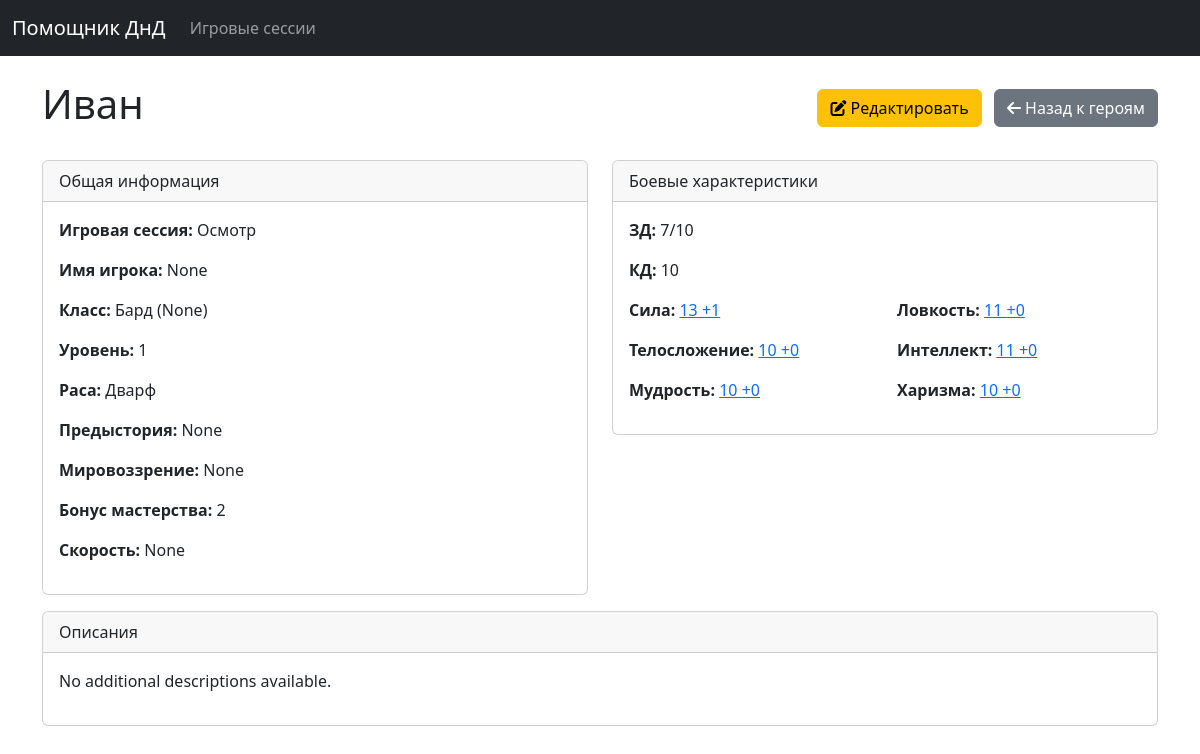
/heroes/1/, run on an earlier commit of the app's database.
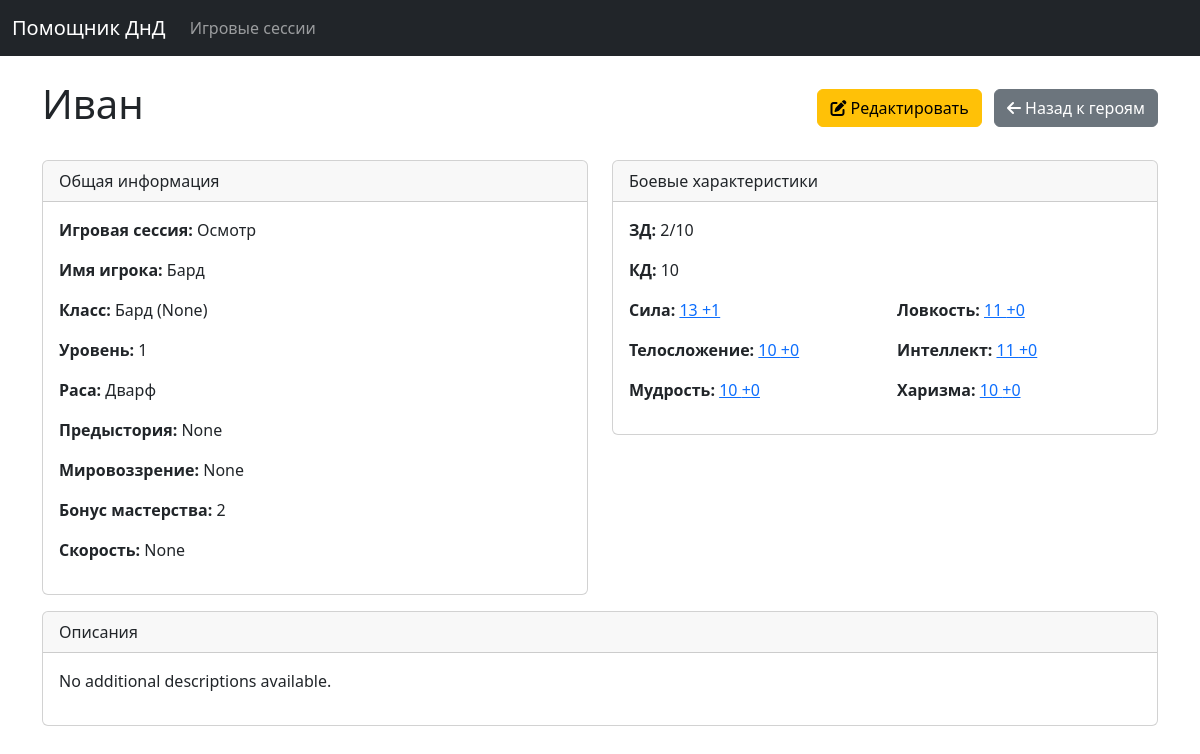
And on a later commit of the database.
### campaign_manager/models.py (models this page shows, shortened)
class Character(models.Model):
    name = models.CharField(max_length=255)
    strength = models.PositiveIntegerField(default=10)
    dexterity = models.PositiveIntegerField(default=10)
    constitution = models.PositiveIntegerField(default=10)
    intelligence = models.PositiveIntegerField(default=10)
    wisdom = models.PositiveIntegerField(default=10)
    charisma = models.PositiveIntegerField(default=10)
    armor_class = models.PositiveIntegerField(default=10)
    max_hp = models.PositiveIntegerField(default=10)
    size = models.CharField(max_length=50, blank=True, null=True)
    creature_type = models.CharField(max_length=100, blank=True, null=True)
    source = models.CharField(max_length=100, blank=True, null=True)
    damage_immunities = models.TextField(blank=True, null=True)
    condition_immunities = models.TextField(blank=True, null=True)
    senses = models.TextField(blank=True, null=True)
    languages = models.TextField(blank=True, null=True)
    challenge_rating = models.CharField(max_length=50, blank=True, null=True)
    actions_description = models.TextField(blank=True, null=True)
    description = models.TextField(blank=True, null=True)
    race = models.CharField(max_length=100, blank=True, null=True)
    proficiency_bonus = models.PositiveIntegerField(default=2)
    speed = models.CharField(max_length=50, blank=True, null=True)
    traits_description = models.TextField(blank=True, null=True)
    proficiencies_description = models.TextField(blank=True, null=True)
    equipment_description = models.TextField(blank=True, null=True)
    attacks_description = models.TextField(blank=True, null=True)
    coins_description = models.TextField(blank=True, null=True)
    resources_description = models.TextField(blank=True, null=True)
    class Meta:
        abstract = True

class Hero(Character):
    game_session = models.ForeignKey(GameSession, on_delete=models.CASCADE, related_name='heroes')
    current_hp = models.IntegerField()
    player_name = models.CharField(max_length=255, blank=True, null=True)
    char_class = models.CharField(max_length=100, blank=True, null=True)
    char_subclass = models.CharField(max_length=100, blank=True, null=True)
    level = models.PositiveIntegerField(default=1)
    background = models.CharField(max_length=100, blank=True, null=True)
    alignment = models.CharField(max_length=100, blank=True, null=True)

class GameSession(models.Model):
    name = models.CharField(max_length=255)
    description = models.TextField(blank=True)
    created_at = models.DateTimeField(auto_now_add=True)

### campaign_manager/views.py (the view)
# urls.py: path('heroes/<int:pk>/', views.hero_detail, name='hero_detail'),
def hero_detail(request, pk):
    hero = get_object_or_404(Hero, pk=pk)
    return render(request, 'campaign_manager/hero_detail.html', {'hero': hero})

### campaign_manager/templatetags/campaign_manager_filters.py (called while the page is built)
@register.filter
def ability_modifier(score):
    try:
        score = int(score)
        modifier = (score - 10) // 2
        if modifier >= 0:
            return f" +{modifier}"
        return f" {modifier}"
    except (ValueError, TypeError):
        return "N/A"

### campaign_manager/templates/campaign_manager/hero_detail.html (shortened to what the changed rows need)
{% extends 'campaign_manager/base.html' %}
{% load campaign_manager_filters %}
{% load i18n %}
{% block content %}
    <div class="d-flex justify-content-between align-items-center mb-4">
        <h1>{{ hero.name }}</h1>
        <div>
            <a href="{% url 'hero_update' hero.pk %}" class="btn btn-warning"><i class="fas fa-edit"></i> {% trans "Edit" %}</a>
            <a href="{% url 'hero_list' hero.game_session.pk %}" class="btn btn-secondary ms-2"><i class="fas fa-arrow-left"></i> {% trans "Back to Heroes" %}</a>
        </div>
    </div>
    <div class="row">
        <div class="col-md-6">
            <div class="card mb-3">
                <div class="card-body">
                    <p><strong>{% trans "Game Session:" %}</strong> {{ hero.game_session.name }}</p>
                    <p><strong>{% trans "Player Name:" %}</strong> {{ hero.player_name }}</p>
                    <p><strong>{% trans "Class:" %}</strong> {{ hero.char_class }} ({{ hero.char_subclass }})</p>
                    <p><strong>{% trans "Level:" %}</strong> {{ hero.level }}</p>
                    <p><strong>{% trans "Race:" %}</strong> {{ hero.race }}</p>
                    <p><strong>{% trans "Background:" %}</strong> {{ hero.background }}</p>
                    <p><strong>{% trans "Alignment:" %}</strong> {{ hero.alignment }}</p>
                    <p><strong>{% trans "Proficiency Bonus:" %}</strong> {{ hero.proficiency_bonus }}</p>
                    <p><strong>{% trans "Speed:" %}</strong> {{ hero.speed }}</p>
                </div>
            </div>
        </div>
        <div class="col-md-6">
            <div class="card mb-3">
                <div class="card-body">
                    <p><strong>{% trans "HP:" %}</strong> {{ hero.current_hp }}/{{ hero.max_hp }}</p>
                    <p><strong>{% trans "AC:" %}</strong> {{ hero.armor_class }}</p>
                    <div class="row">
                        <div class="col-6"><p><strong>{% trans "Strength:" %}</strong> <a href="#" class="ability-check" data-character-id="{{ hero.pk }}" data-character-type="hero" data-ability-name="strength">{{ hero.strength }}{{ hero.strength|ability_modifier }}</a></p></div>
                        <div class="col-6"><p><strong>{% trans "Dexterity:" %}</strong> <a href="#" class="ability-check" data-character-id="{{ hero.pk }}" data-character-type="hero" data-ability-name="dexterity">{{ hero.dexterity }}{{ hero.dexterity|ability_modifier }}</a></p></div>
                        <div class="col-6"><p><strong>{% trans "Constitution:" %}</strong> <a href="#" class="ability-check" data-character-id="{{ hero.pk }}" data-character-type="hero" data-ability-name="constitution">{{ hero.constitution }}{{ hero.constitution|ability_modifier }}</a></p></div>
                        <div class="col-6"><p><strong>{% trans "Intelligence:" %}</strong> <a href="#" class="ability-check" data-character-id="{{ hero.pk }}" data-character-type="hero" data-ability-name="intelligence">{{ hero.intelligence }}{{ hero.intelligence|ability_modifier }}</a></p></div>
                        <div class="col-6"><p><strong>{% trans "Wisdom:" %}</strong> <a href="#" class="ability-check" data-character-id="{{ hero.pk }}" data-character-type="hero" data-ability-name="wisdom">{{ hero.wisdom }}{{ hero.wisdom|ability_modifier }}</a></p></div>
                        <div class="col-6"><p><strong>{% trans "Charisma:" %}</strong> <a href="#" class="ability-check" data-character-id="{{ hero.pk }}" data-character-type="hero" data-ability-name="charisma">{{ hero.charisma }}{{ hero.charisma|ability_modifier }}</a></p></div>
                    </div>
                </div>
            </div>
        </div>
    </div>
{% endblock %}

What changed in the data, as far as the page shows it:
changed Hero "Иван": player_name "None" → "Бард"; current_hp "7" → "2"
